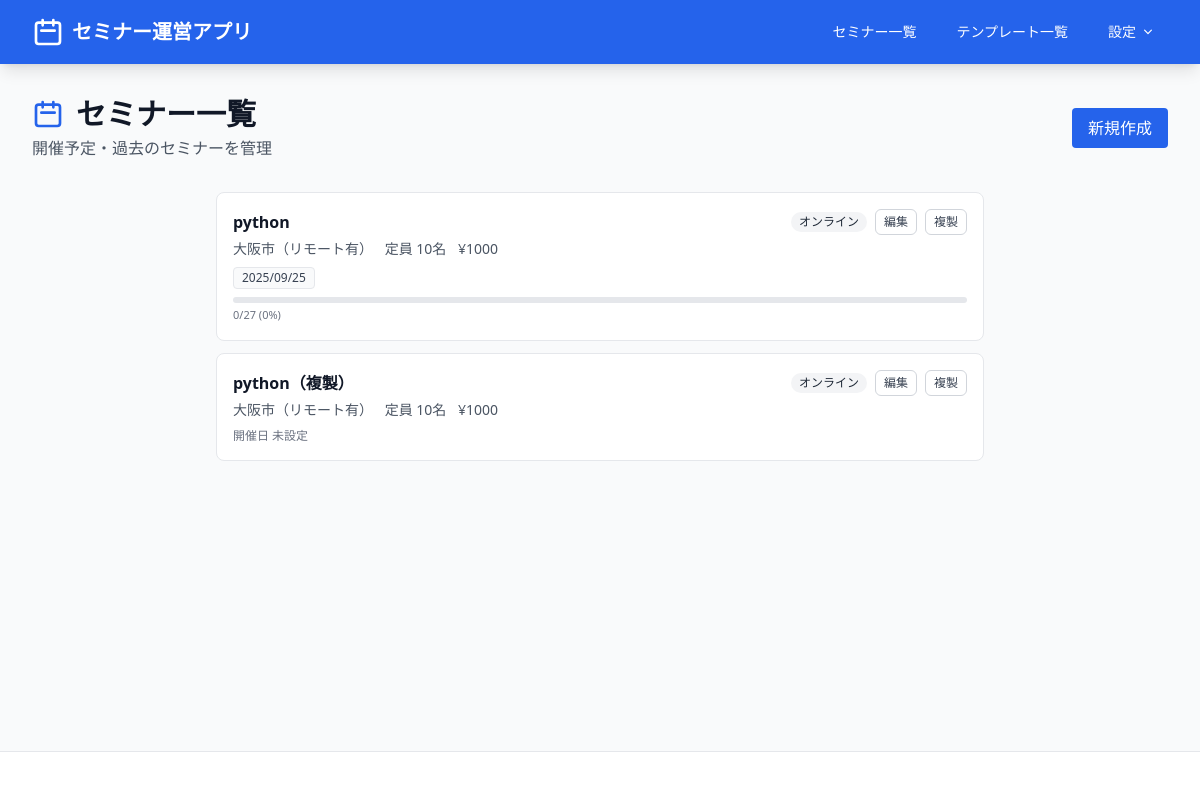
Screenshot of /seminars/ (signed in) with the database file from the repository.
### seminar/models.py (models this page shows, shortened)
class PersonalSeminar(models.Model):
    title = models.CharField(max_length=200)
    description = models.TextField(blank=True)
    location = models.CharField(max_length=255, blank=True)
    capacity = models.IntegerField(null=True, blank=True)
    price = models.IntegerField(null=True, blank=True)
    format = models.CharField(max_length=50, choices=[("online", "オンライン"), ("offline", "オフライン")])
    created_at = models.DateTimeField(auto_now_add=True)
    updated_at = models.DateTimeField(auto_now=True)
    @property
    def total_tasks_count(self) -> int:
        return self.tasks.count()  # type: ignore[attr-defined]
    @property
    def completed_tasks_count(self) -> int:
        return self.tasks.filter(is_done=True).count()  # type: ignore[attr-defined]
    @property
    def all_dates_past(self) -> bool:
        qs = self.dates.all()  # type: ignore[attr-defined]
        if not qs.exists():
            return False
        today = _date.today()
        return all(d.date < today for d in qs)
    class Meta:
        db_table = "personal_seminar"

class PersonalSeminarDate(models.Model):
    seminar = models.ForeignKey(PersonalSeminar, related_name="dates", on_delete=models.CASCADE)
    date = models.DateField()
    class Meta:
        db_table = "personal_seminar_date"

### seminar/seminar_view.py (the view)
# urls.py: path("", PersonalSeminarListView.as_view(), name="seminar_list"),
class PersonalSeminarListView(LoginRequiredMixin, ListView):
    model = PersonalSeminar
    template_name = "seminar/personal_seminar_list.html"

### templates/seminar/personal_seminar_list.html (shortened to what this page needs)
{% extends 'base.html' %}
{% load static %}
{% block content %}
<div class="flex justify-between items-center mb-8">
    <div>
        <h1 class="text-3xl font-bold text-gray-900 flex items-center">
            <svg class="w-8 h-8 mr-3 text-primary-600" fill="none" stroke="currentColor" viewBox="0 0 24 24">
                <path stroke-linecap="round" stroke-linejoin="round" stroke-width="2" d="M8 7V3m8 4V3m-9 8h10M5 21h14a2 2 0 002-2V7a2 2 0 00-2-2H5a2 2 0 00-2 2v12a2 2 0 002 2z"></path>
            </svg>
            セミナー一覧
        </h1>
        <p class="text-gray-600 mt-1">開催予定・過去のセミナーを管理</p>
    </div>
    <a href="{% url 'seminar:seminar_create' %}" class="bg-primary-600 text-white px-4 py-2 rounded">新規作成</a>
</div>
{% if object_list %}
    <div class="max-w-3xl mx-auto space-y-3">
        {% for seminar in object_list %}
        <div class="seminar-card cursor-pointer bg-white rounded-lg border border-gray-200 hover:border-primary-300 hover:shadow-sm p-4 transition" data-href="{% url 'seminar:seminar_detail' seminar.id %}">
            <div class="flex items-center justify-between gap-3">
                <h3 class="text-base font-semibold text-gray-900 truncate">
                    <a href="{% url 'seminar:seminar_detail' seminar.id %}" class="hover:underline underline-offset-2">{{ seminar.title }}</a>
                </h3>
                <div class="shrink-0 flex items-center gap-2">
                    <span class="inline-flex items-center px-2 py-0.5 rounded-full text-xs font-medium bg-gray-100 text-gray-800">{{ seminar.get_format_display }}</span>
                    <a href="{% url 'seminar:seminar_update' seminar.id %}" class="px-2 py-1 text-xs rounded-md border border-gray-300 text-gray-700 hover:bg-gray-50">編集</a>
                    <a href="{% url 'seminar:copy' seminar.id %}" class="px-2 py-1 text-xs rounded-md border border-gray-300 text-gray-700 hover:bg-gray-50">複製</a>
                </div>
            </div>
            <div class="mt-1 text-sm text-gray-600 truncate">
                {% if seminar.location %}<span class="mr-2">{{ seminar.location }}</span>{% endif %}
                {% if seminar.capacity %}<span class="mr-2">定員 {{ seminar.capacity }}名</span>{% endif %}
                {% if seminar.price %}<span>¥{{ seminar.price|floatformat:0 }}</span>{% endif %}
            </div>
            <div class="mt-2 flex flex-wrap gap-1">
                {% if seminar.dates.all %}
                    {% for date in seminar.dates.all %}
                    <span class="px-2 py-0.5 rounded bg-gray-50 border text-xs text-gray-700">{{ date.date|date:"Y/m/d" }}</span>
                    {% endfor %}
                {% else %}
                    <span class="text-xs text-gray-500">開催日 未設定</span>
                {% endif %}
            </div>
            {% with total_tasks=seminar.total_tasks_count completed_tasks=seminar.completed_tasks_count %}
            {% if total_tasks > 0 %}
            <div class="mt-2">
                {% widthratio completed_tasks total_tasks 100 as progress_percent %}
                <div class="w-full bg-gray-200 rounded-full h-1.5">
                </div>
                <div class="mt-1 text-[11px] text-gray-500">{{ completed_tasks }}/{{ total_tasks }} ({{ progress_percent }}%)</div>
            </div>
            {% endif %}
            {% endwith %}
        </div>
        {% endfor %}
    </div>
{% endif %}
{% endblock %}

### rows the page displays
PersonalSeminar: title "python", format "オンライン", location "大阪市（リモート有）", capacity "10", price "1000", completed_tasks_count "0", total_tasks_count "27", progress_percent "0"
PersonalSeminarDate: date "2025/09/25"
PersonalSeminar: title "python（複製）", format "オンライン", location "大阪市（リモート有）", capacity "10", price "1000", shows "開催日 未設定"
